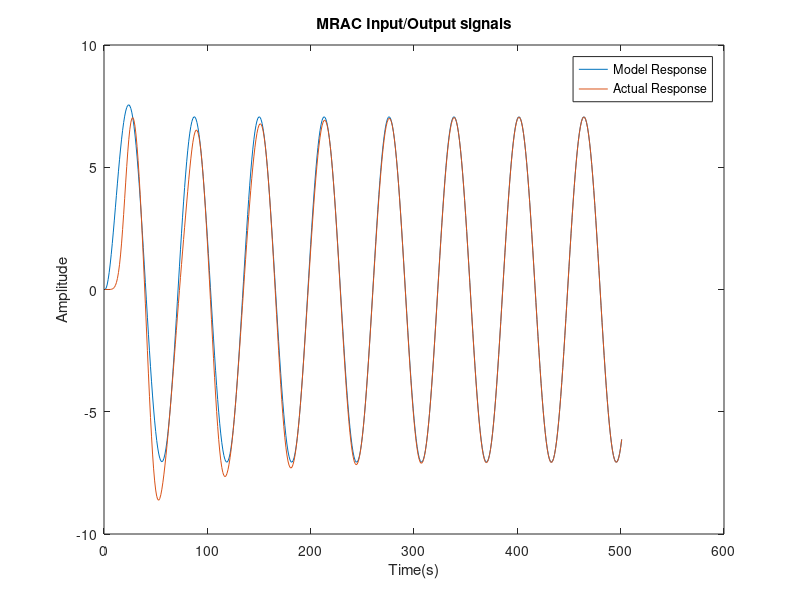

MATLAB code for this plot:
clear all; close all; clc;

k0=2; k=1; theta=1; r=0.1;

ts=0.1; ti=0; te=50; 
t = ti:ts:te;
uc = 5*sin(t);
Gm=tf(k0,[1 1]);
ym=lsim(Gm,uc,t);
res=[];

for i=1:length(t)
G=tf(k,[1 1]);
u=theta.*uc';
y=lsim(G,u,t);
e=y-ym;
A=tf(-r,[1 0]);
theta=lsim(A,ym.*e,t);
%theta=theta(i);
u=theta.*uc';
y=lsim(G,u,t);
res(end+1)=y(i);
end


plot(ym);
hold on;
plot(res);
legend('Model Response','Actual Response');
title("MRAC Input/Output signals");
xlabel("Time(s)");
ylabel("Amplitude");